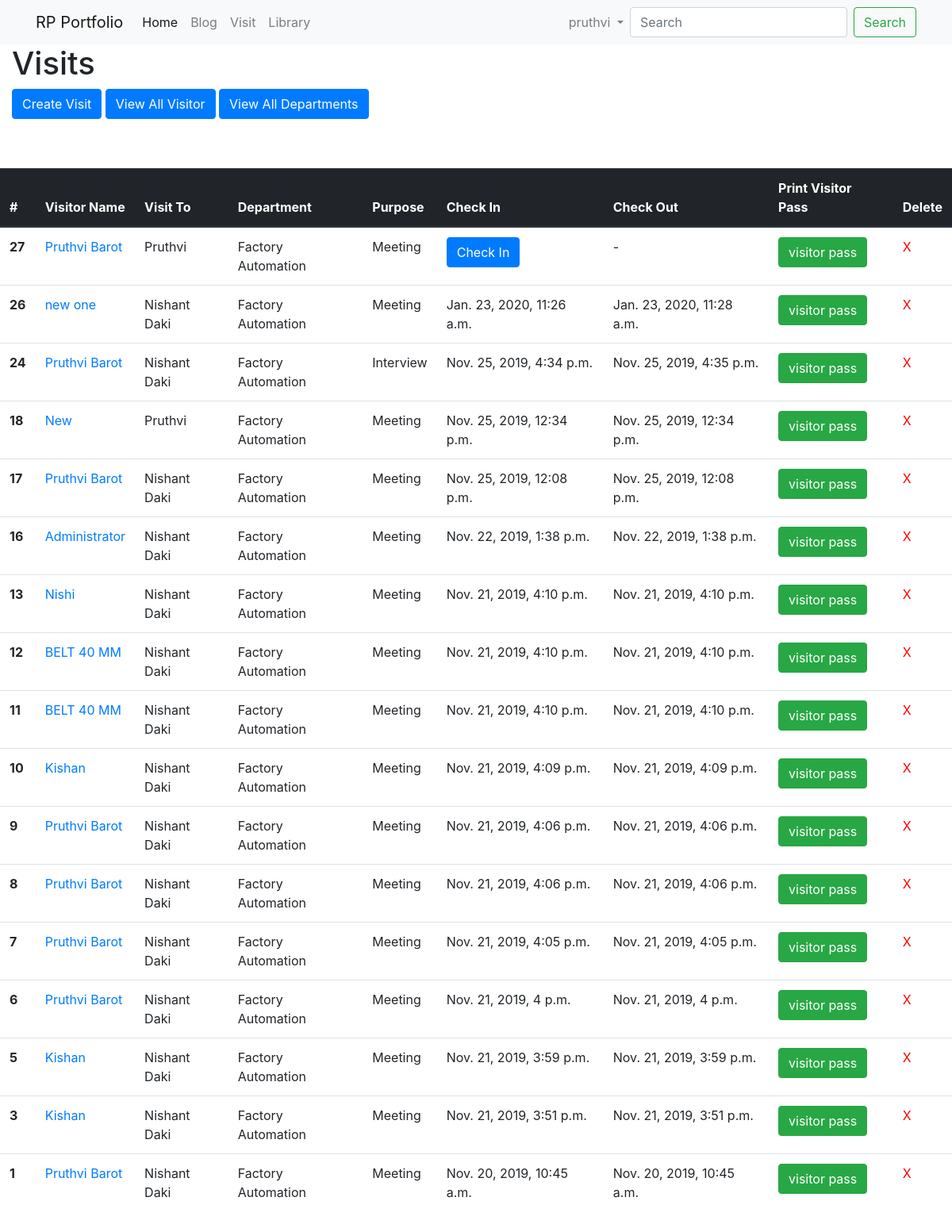
/visitor_app/visit/ (signed in), run on an earlier commit of the app's database.
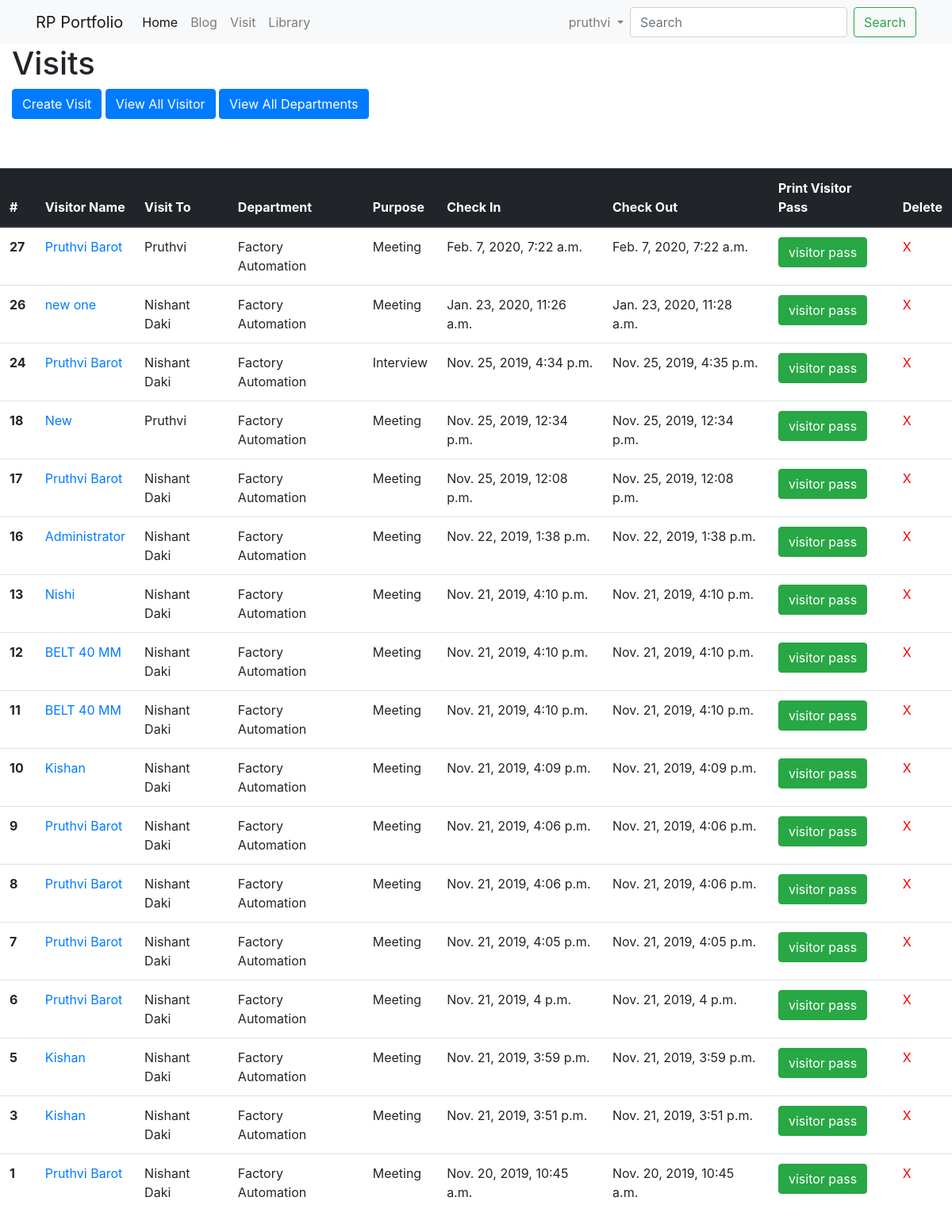
And on a later commit of the database.
### visitor_app/models.py (models this page shows)
class Visit(models.Model):
	visitor_name = models.ForeignKey('Visitor',on_delete=models.CASCADE)
	visitor_phone = models.CharField(max_length=20)
	visitor_email = models.EmailField(max_length=250)
	visit_to = models.ForeignKey('VisitFor',on_delete=models.CASCADE)
	department = models.ForeignKey('Department',on_delete=models.CASCADE)
	purpose = models.CharField(max_length=150)
	checkOut_time = models.DateTimeField(null=True)
	checkIn_time = models.DateTimeField(null=True)
	objects = VisitManager()

class Visitor(models.Model):
	name = models.CharField(max_length=50)
	email = models.EmailField(max_length=254)
	phone = models.CharField(max_length=20)
	address = models.TextField(max_length=250)
	image = models.ImageField(upload_to="image/")
	def __str__(self):
		return self.name

class VisitFor(models.Model):
	name = models.CharField(max_length=50)
	department = models.ForeignKey('Department',on_delete=models.CASCADE)
	def __str__(self):
		return self.name

class Department(models.Model):
	department_name = models.CharField(max_length=25)
	def __str__(self):
		return self.department_name

### visitor_app/views.py (the view)
# urls.py: path("visit/", views.visit_index, name="visit_index"),
@login_required(login_url='/login/')
def visit_index(request):
    visit = Visit.objects.all().order_by('-pk')
    context = {
        'visit': visit
    }
    return render(request, 'visit_index.html', context)

### visitor_app/models.py (called while the page is built)
	def get_queryset(self):
		return VisitQuerySet(self.model,using=self._db)

### visitor_app/templates/visit_index.html
{% extends "base.html" %}
{% block page_content %}
<h1>Visits</h1>
<a href="{% url 'create_visit' %}" class="btn btn-primary">
Create Visit
</a>
<a href="{% url 'all_visitor' %}" class="btn btn-primary">
View All Visitor
</a>
<a href="{% url 'all_department' %}" class="btn btn-primary">
View All Departments
</a>
<div class="row">
    <table class="table table-hover">
        <thead class="thead-dark">
            <tr>
                <th scope="col">#</th>
                <th scope="col">Visitor Name</th>
                <th scope="col">Visit To</th>
                <th scope="col">Department</th>
                <th scope="col">Purpose</th>
                <th scope="col">Check In</th>
                <th scope="col">Check Out</th>
                <th scope="col">Print Visitor Pass</th>
                <th scope="col">Delete</th>
            </tr>
        </thead>
        <tbody>
            {% for line in visit %}
                <tr>
                    <th scope="row">{{line.id}}</th>
                    <td> <a href="{% url 'visit_profile' line.visitor_name.id%}"> {{line.visitor_name}} </a></td>
                    <td> {{line.visit_to}}</td>
                    <td> {{line.department}} </td>
                    <td> {{line.purpose}}</td>
                    <td>
                    {%if line.checkIn_time %}
                    {{line.checkIn_time}}
                    {% else %}
                    <a href="{% url 'check_in' line.id%}" class="btn btn-primary">Check In</a>
                    {% endif %}
                    </td>
                    <td>
                    {% if line.checkOut_time == None and line.checkIn_time != None %}
                    <a href="{% url 'check_out' line.id%}" class="btn btn-primary">Check Out</a>
                    {% elif line.checkOut_time %}
                    {{line.checkOut_time}}
                    {% else %}
                    -
                    {% endif %}
                    </td>
                    <td><a href="{% url 'print_visitor_pass' line.visitor_name.id %}" class="btn btn-success"> visitor pass </a></td>
                    <td><a href="{% url 'delete_record' line.id %}" style="color:red;"> X </a></td>
                </tr>
            {% endfor %}
        </tbody>
</div>
{% endblock %}

### personal_portfolio/templates/base.html (shortened to what this page needs)
<!DOCTYPE html>
<html lang="en">
<head>
</head>
<body>
<link rel="stylesheet" href="https://stackpath.bootstrapcdn.com/bootstrap/4.1.3/css/bootstrap.min.css">
<nav class="navbar navbar-expand-lg navbar-light bg-light">
    <div class="container">
        <a class="navbar-brand" href="{% url 'project_index' %}">RP Portfolio</a>
        <div class="collapse navbar-collapse" id="navbarSupportedContent">
          <ul class="navbar-nav mr-auto">
            <li class="nav-item active">
              <a class="nav-link" href="{% url 'project_index' %}">Home</a>
            </li>
            <li class="nav-item">
              <a class="nav-link" href="{% url 'blog_index' %}">Blog</a>
            </li>
            <li class="nav-item">
              <a class="nav-link" href="{% url 'visit_index' %}">Visit</a>
            </li>
            <li class="nav-item">
              <a class="nav-link" href="{% url 'index' %}">Library</a>
            </li>
          </ul>
          <ul class="nav navbar-nav navbar-right">
            <li class="nav-item dropdown">
            <a class="nav-link dropdown-toggle" href="#" id="navbarDropdownMenuLink" data-toggle="dropdown" aria-haspopup="true" aria-expanded="false">
              {% if user.is_authenticated %}
              {{ user.get_username }}
              {% else %}
              Login or SignUp
              {% endif %}
            </a>
          </li>
          </ul>
          <form class="form-inline my-2 my-lg-0" action='/search/'>
      <input class="form-control mr-sm-2" type="search" placeholder="Search" name='q' aria-label="Search">
      <button class="btn btn-outline-success my-2 my-sm-0" type="submit">Search</button>
    </form>
        </div>
    </div>
</nav>
<div class="container-fluid">
    {% block page_content %}{% endblock %}
</div>
<div class="container-fluid">
<div class="row">
  <div class="col-md-2" style="margin-top: 5%;">
  </div>
  <div class="col-md-6">
</div>
      <div class="col-sm-10 ">
      </div>
</div>
</div>
</body>
</html>

What changed in the data, as far as the page shows it:
changed Visit id 27: checkIn_time (not shown) → "Feb. 7, 2020, 7:22 a.m."; checkOut_time (not shown) → "Feb. 7, 2020, 7:22 a.m."; no longer shows "Check In"; no longer shows "-"
